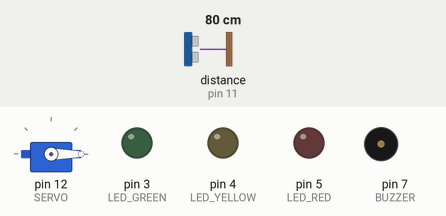
This program was run on a simulated Arduino Uno, built with avr-gcc and run on an emulated ATmega328P. On the bench: servo, output pins drawn as LEDs (lit = HIGH), buzzer (waves = sounding). Wiring (inferred from the names in the program): ultrasonic range finder: trigger pin 10; echo pin 11. The inputs (shaded band) are chosen by the test bench; at power-on: distance to the obstacle (sensor on pin 11) 80 cm. The echo pulse lasts 58.3 µs per cm; pins used as bus, display or sensor lines are not drawn; what the program prints to the serial monitor is not drawn.

Above: at 0.01 s.
1.3 s: distance to the obstacle (sensor on pin 11) set to 2 cm
At 2.4 s:
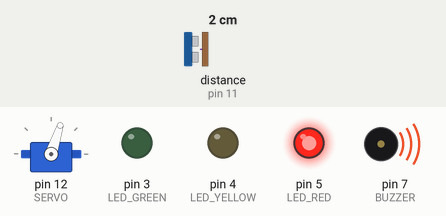
4.3 s: distance to the obstacle (sensor on pin 11) set to 45 cm
7.3 s: distance to the obstacle (sensor on pin 11) set to 56 cm
At 8.0 s:
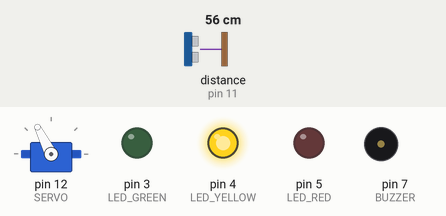
10.3 s: distance to the obstacle (sensor on pin 11) set to 35 cm
At 11.94 s:
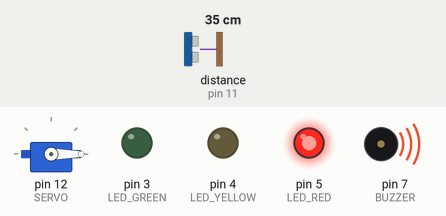
13.3 s: distance to the obstacle (sensor on pin 11) set to 183 cm
At 13.45 s:
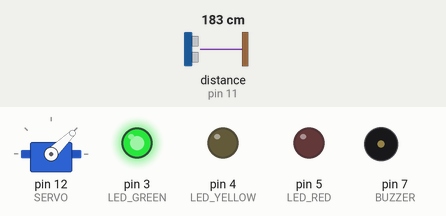
16.3 s: distance to the obstacle (sensor on pin 11) set to 60 cm
At 17.2 s:
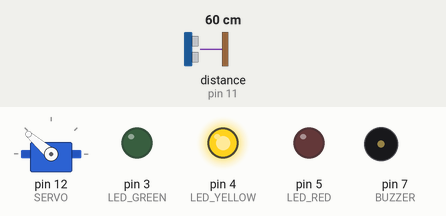
Timing chart, 0 to 20.3 s (numbered marks = the images above; inputs shaded):
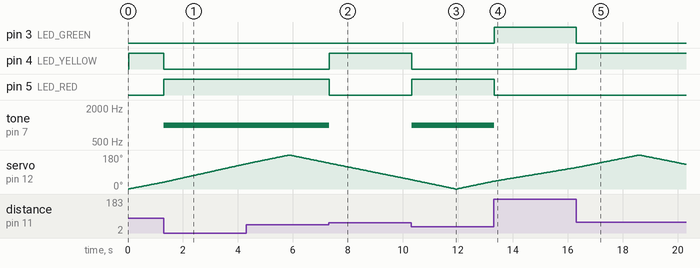

Measured:
- the behaviour switches between 50 and 51 cm on distance to the obstacle (sensor on pin 11) (found by bisection; images 1 and 2)
- after the input at 1.3 s, pin 4 (LED_YELLOW): HIGH → LOW at once; pin 5 (LED_RED): LOW → HIGH at once; tone on pin 7 (BUZZER): silent → 1000 Hz at once
- after the input at 7.3 s, pin 4 (LED_YELLOW): LOW → HIGH at once; pin 5 (LED_RED): HIGH → LOW at once; tone on pin 7 (BUZZER): 1000 Hz → silent at once
- after the input at 10.3 s, pin 4 (LED_YELLOW): HIGH → LOW at once; pin 5 (LED_RED): LOW → HIGH at once; tone on pin 7 (BUZZER): silent → 1000 Hz at once
- after the input at 13.3 s, pin 3 (LED_GREEN): LOW → HIGH at once; pin 5 (LED_RED): HIGH → LOW at once; tone on pin 7 (BUZZER): 1000 Hz → silent at once
- after the input at 16.3 s, pin 3 (LED_GREEN): HIGH → LOW at once; pin 4 (LED_YELLOW): LOW → HIGH at once
- by itself, servo on pin 12 (SERVO): rises from 113° to 180° in 2.3 s, then falls to 131° in 1.7 s

The program:

main.cpp
```cpp
/*
 * Arduino Workshop - Digipurk, ylari[at]digipurk.ee
 * Lab - Radar
 */
#include <Arduino.h>
#include <Servo.h>

#define TRIGGER 10
#define ECHO 11

#define SERVO 12

#define LED_RED 5
#define LED_YELLOW 4
#define LED_GREEN 3

#define BUZZER 7

#define ALERT 50
#define WARNING 150

Servo servo;

void setup() {
  pinMode(TRIGGER, OUTPUT);
  pinMode(ECHO, INPUT);
  pinMode(LED_RED, OUTPUT);
  pinMode(LED_YELLOW, OUTPUT);
  pinMode(LED_GREEN, OUTPUT);
  pinMode(BUZZER, OUTPUT);
  Serial.begin(9600);
  servo.attach(SERVO);
}

void red() {
  digitalWrite(LED_YELLOW, LOW);
  digitalWrite(LED_RED, HIGH);
  digitalWrite(LED_GREEN, LOW);
  tone(BUZZER, 1000);
}

void yellow() {
  digitalWrite(LED_YELLOW, HIGH);
  digitalWrite(LED_RED, LOW);
  digitalWrite(LED_GREEN, LOW);
  noTone(BUZZER);
}

void green() {
  digitalWrite(LED_YELLOW, LOW);
  digitalWrite(LED_RED, LOW);
  digitalWrite(LED_GREEN, HIGH);
  noTone(BUZZER);
}

int distance() { // calculates distance measured by the ultrasonic sensor
  digitalWrite(TRIGGER, LOW);
  delayMicroseconds(2);
  digitalWrite(TRIGGER, HIGH); // sets trigger high state for 10 microseconds
  delayMicroseconds(10);
  digitalWrite(TRIGGER, LOW);
  long duration = pulseIn(ECHO, HIGH, 250000); // returns the sound wave travel time in microseconds
  int distance = duration * 0.0343 / 2;        // t * speed of sound / 2
  if (distance < WARNING && distance >= ALERT)
    yellow();
  else if (distance < ALERT && distance > 0)
    red();
  else
    green();
  return distance;
}

void send(int degree) {
  servo.write(degree);
  delay(30);
  Serial.print(degree);
  Serial.print(",");
  Serial.print(distance());
  Serial.print(".");
}

void loop() {
  for (int i = 0; i < 180; i++) // rotates the servo motor from 0 to 180 degrees
    send(i);
  for (int i = 180; i >= 0; i--) // repeates in the opposite direction
    send(i);
}
```
